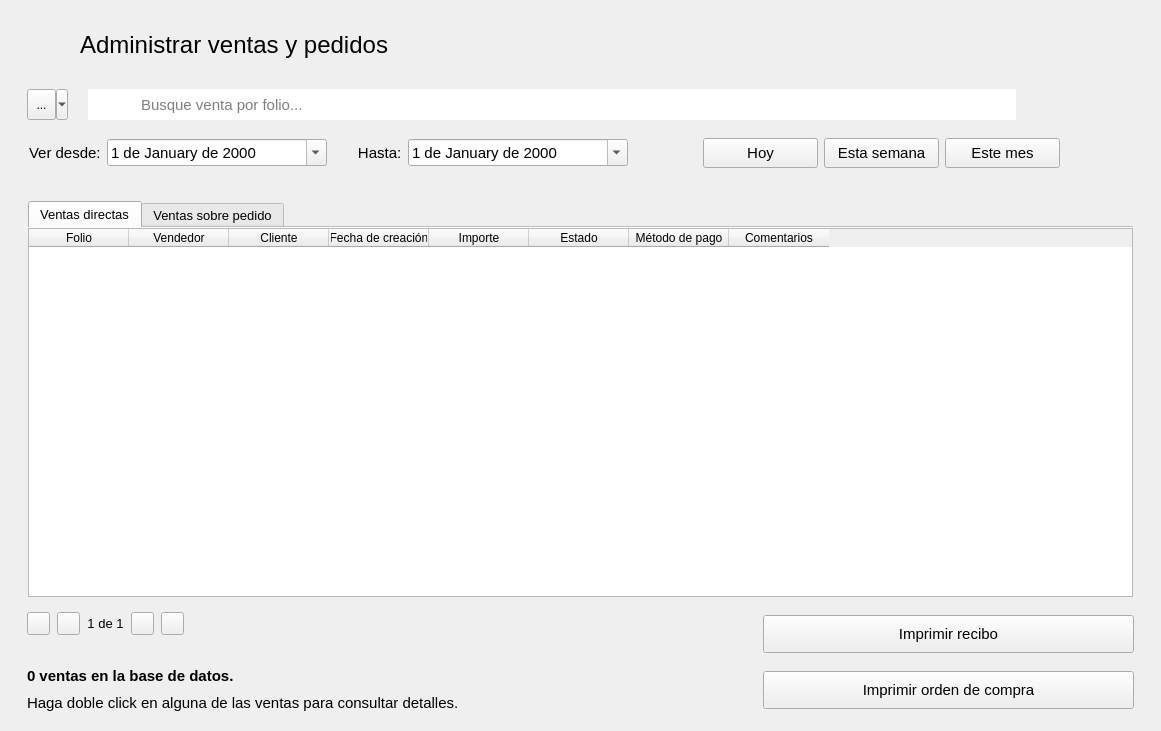
<?xml version="1.0" encoding="UTF-8"?>
<ui version="4.0">
 <class>AdministrarVentas</class>
 <widget class="QMainWindow" name="AdministrarVentas">
  <property name="geometry">
   <rect>
    <x>0</x>
    <y>0</y>
    <width>1161</width>
    <height>731</height>
   </rect>
  </property>
  <property name="minimumSize">
   <size>
    <width>1085</width>
    <height>680</height>
   </size>
  </property>
  <property name="windowTitle">
   <string>Administrar ventas</string>
  </property>
  <property name="windowIcon">
   <iconset resource="../resources.qrc">
    <normaloff>:/img/icon.ico</normaloff>:/img/icon.ico</iconset>
  </property>
  <widget class="QWidget" name="centralwidget">
   <layout class="QVBoxLayout" name="verticalLayout">
    <item alignment="Qt::AlignLeft">
     <widget class="QFrame" name="frame">
      <property name="styleSheet">
       <string notr="true">QFrame { border: none; }</string>
      </property>
      <property name="frameShape">
       <enum>QFrame::StyledPanel</enum>
      </property>
      <property name="frameShadow">
       <enum>QFrame::Raised</enum>
      </property>
      <layout class="QHBoxLayout" name="horizontalLayout">
       <property name="spacing">
        <number>20</number>
       </property>
       <property name="leftMargin">
        <number>19</number>
       </property>
       <property name="topMargin">
        <number>15</number>
       </property>
       <property name="rightMargin">
        <number>19</number>
       </property>
       <property name="bottomMargin">
        <number>0</number>
       </property>
       <item>
        <widget class="QPushButton" name="btRegresar">
         <property name="cursor">
          <cursorShape>PointingHandCursor</cursorShape>
         </property>
         <property name="toolTip">
          <string>Regresar a menú de inicio</string>
         </property>
         <property name="styleSheet">
          <string notr="true">QPushButton {
        background-color: transparent;
        border: none;
        padding: 0px;
    }
    QPushButton:hover {
        background-color: rgba(255, 255, 255, 0);
    }
    QPushButton:pressed {
        background-color: rgba(255, 255, 255, 0);
    }</string>
         </property>
         <property name="text">
          <string notr="true"/>
         </property>
         <property name="icon">
          <iconset resource="../resources.qrc">
           <normaloff>:/img/resources/images/leftarrow.png</normaloff>:/img/resources/images/leftarrow.png</iconset>
         </property>
         <property name="iconSize">
          <size>
           <width>40</width>
           <height>40</height>
          </size>
         </property>
         <property name="flat">
          <bool>true</bool>
         </property>
        </widget>
       </item>
       <item>
        <widget class="QLabel" name="lbTitulo">
         <property name="minimumSize">
          <size>
           <width>321</width>
           <height>41</height>
          </size>
         </property>
         <property name="font">
          <font>
           <pointsize>18</pointsize>
          </font>
         </property>
         <property name="text">
          <string>Administrar ventas y pedidos</string>
         </property>
        </widget>
       </item>
      </layout>
     </widget>
    </item>
    <item>
     <widget class="QFrame" name="frame_2">
      <property name="styleSheet">
       <string notr="true"/>
      </property>
      <layout class="QVBoxLayout" name="verticalLayout_2">
       <property name="spacing">
        <number>0</number>
       </property>
       <item>
        <widget class="QFrame" name="frame_4">
         <property name="styleSheet">
          <string notr="true">QFrame { border: none; }</string>
         </property>
         <property name="frameShape">
          <enum>QFrame::StyledPanel</enum>
         </property>
         <property name="frameShadow">
          <enum>QFrame::Raised</enum>
         </property>
         <layout class="QHBoxLayout" name="horizontalLayout_2">
          <property name="leftMargin">
           <number>0</number>
          </property>
          <property name="topMargin">
           <number>0</number>
          </property>
          <property name="rightMargin">
           <number>0</number>
          </property>
          <property name="bottomMargin">
           <number>0</number>
          </property>
          <item>
           <widget class="QFrame" name="frame_6">
            <property name="frameShape">
             <enum>QFrame::StyledPanel</enum>
            </property>
            <property name="frameShadow">
             <enum>QFrame::Raised</enum>
            </property>
            <layout class="QHBoxLayout" name="horizontalLayout_4">
             <property name="spacing">
              <number>0</number>
             </property>
             <item>
              <widget class="QToolButton" name="btFiltrar">
               <property name="minimumSize">
                <size>
                 <width>41</width>
                 <height>31</height>
                </size>
               </property>
               <property name="toolTip">
                <string>Filtrar búsqueda por...</string>
               </property>
               <property name="text">
                <string notr="true">...</string>
               </property>
               <property name="icon">
                <iconset resource="../resources.qrc">
                 <normaloff>:/img/resources/images/filter.png</normaloff>:/img/resources/images/filter.png</iconset>
               </property>
               <property name="popupMode">
                <enum>QToolButton::MenuButtonPopup</enum>
               </property>
              </widget>
             </item>
             <item>
              <spacer name="horizontalSpacer">
               <property name="orientation">
                <enum>Qt::Horizontal</enum>
               </property>
               <property name="sizeType">
                <enum>QSizePolicy::Fixed</enum>
               </property>
               <property name="sizeHint" stdset="0">
                <size>
                 <width>20</width>
                 <height>20</height>
                </size>
               </property>
              </spacer>
             </item>
             <item>
              <widget class="QLabel" name="label_2">
               <property name="minimumSize">
                <size>
                 <width>51</width>
                 <height>31</height>
                </size>
               </property>
               <property name="maximumSize">
                <size>
                 <width>51</width>
                 <height>31</height>
                </size>
               </property>
               <property name="styleSheet">
                <string notr="true">image: url(:/img/resources/images/magnifier.png);
background-color: rgb(255, 255, 255);</string>
               </property>
               <property name="text">
                <string/>
               </property>
              </widget>
             </item>
             <item>
              <widget class="QLineEdit" name="searchBar">
               <property name="minimumSize">
                <size>
                 <width>0</width>
                 <height>31</height>
                </size>
               </property>
               <property name="font">
                <font>
                 <pointsize>11</pointsize>
                </font>
               </property>
               <property name="frame">
                <bool>false</bool>
               </property>
               <property name="placeholderText">
                <string>Busque venta por folio...</string>
               </property>
              </widget>
             </item>
            </layout>
           </widget>
          </item>
          <item>
           <widget class="QFrame" name="frame_7">
            <property name="styleSheet">
             <string notr="true">QFrame { border: none; }</string>
            </property>
            <property name="frameShape">
             <enum>QFrame::StyledPanel</enum>
            </property>
            <property name="frameShadow">
             <enum>QFrame::Raised</enum>
            </property>
            <layout class="QHBoxLayout" name="horizontalLayout_3">
             <property name="spacing">
              <number>30</number>
             </property>
             <item>
              <widget class="QPushButton" name="btTerminar">
               <property name="cursor">
                <cursorShape>PointingHandCursor</cursorShape>
               </property>
               <property name="toolTip">
                <string>Terminar orden seleccionada</string>
               </property>
               <property name="styleSheet">
                <string notr="true">QPushButton {
        background-color: transparent;
        border: none;
        padding: 0px;
    }
    QPushButton:hover {
        background-color: rgba(255, 255, 255, 0);
    }
    QPushButton:pressed {
        background-color: rgba(255, 255, 255, 0);
    }</string>
               </property>
               <property name="text">
                <string notr="true"/>
               </property>
               <property name="icon">
                <iconset resource="../resources.qrc">
                 <normaloff>:/img/resources/images/accept.png</normaloff>:/img/resources/images/accept.png</iconset>
               </property>
               <property name="iconSize">
                <size>
                 <width>40</width>
                 <height>40</height>
                </size>
               </property>
               <property name="flat">
                <bool>true</bool>
               </property>
              </widget>
             </item>
             <item>
              <widget class="QPushButton" name="btCancelar">
               <property name="cursor">
                <cursorShape>PointingHandCursor</cursorShape>
               </property>
               <property name="toolTip">
                <string>Marcar venta como cancelada</string>
               </property>
               <property name="styleSheet">
                <string notr="true">QPushButton {
        background-color: transparent;
        border: none;
        padding: 0px;
    }
    QPushButton:hover {
        background-color: rgba(255, 255, 255, 0);
    }
    QPushButton:pressed {
        background-color: rgba(255, 255, 255, 0);
    }</string>
               </property>
               <property name="text">
                <string notr="true"/>
               </property>
               <property name="icon">
                <iconset resource="../resources.qrc">
                 <normaloff>:/img/resources/images/cancel.png</normaloff>:/img/resources/images/cancel.png</iconset>
               </property>
               <property name="iconSize">
                <size>
                 <width>40</width>
                 <height>40</height>
                </size>
               </property>
               <property name="flat">
                <bool>true</bool>
               </property>
              </widget>
             </item>
            </layout>
           </widget>
          </item>
         </layout>
        </widget>
       </item>
       <item alignment="Qt::AlignLeft">
        <widget class="QFrame" name="frame_11">
         <layout class="QHBoxLayout" name="horizontalLayout_10">
          <property name="topMargin">
           <number>0</number>
          </property>
          <property name="bottomMargin">
           <number>0</number>
          </property>
          <item alignment="Qt::AlignLeft">
           <widget class="QFrame" name="frame_12">
            <property name="frameShape">
             <enum>QFrame::NoFrame</enum>
            </property>
            <property name="frameShadow">
             <enum>QFrame::Raised</enum>
            </property>
            <layout class="QHBoxLayout" name="horizontalLayout_7">
             <property name="leftMargin">
              <number>2</number>
             </property>
             <property name="topMargin">
              <number>0</number>
             </property>
             <property name="bottomMargin">
              <number>0</number>
             </property>
             <item>
              <widget class="QLabel" name="label">
               <property name="font">
                <font>
                 <family>Segoe UI</family>
                 <pointsize>11</pointsize>
                </font>
               </property>
               <property name="text">
                <string>Ver desde:</string>
               </property>
              </widget>
             </item>
             <item>
              <widget class="QDateEdit" name="dateDesde">
               <property name="minimumSize">
                <size>
                 <width>220</width>
                 <height>0</height>
                </size>
               </property>
               <property name="maximumSize">
                <size>
                 <width>220</width>
                 <height>16777215</height>
                </size>
               </property>
               <property name="font">
                <font>
                 <family>Segoe UI</family>
                 <pointsize>11</pointsize>
                </font>
               </property>
               <property name="displayFormat">
                <string>d 'de' MMMM 'de' yyyy</string>
               </property>
               <property name="calendarPopup">
                <bool>true</bool>
               </property>
              </widget>
             </item>
             <item>
              <widget class="QLabel" name="label_4">
               <property name="font">
                <font>
                 <family>Segoe UI</family>
                 <pointsize>11</pointsize>
                </font>
               </property>
               <property name="text">
                <string>      Hasta:</string>
               </property>
              </widget>
             </item>
             <item>
              <widget class="QDateEdit" name="dateHasta">
               <property name="minimumSize">
                <size>
                 <width>220</width>
                 <height>0</height>
                </size>
               </property>
               <property name="maximumSize">
                <size>
                 <width>220</width>
                 <height>16777215</height>
                </size>
               </property>
               <property name="font">
                <font>
                 <family>Segoe UI</family>
                 <pointsize>11</pointsize>
                </font>
               </property>
               <property name="displayFormat">
                <string>d 'de' MMMM 'de' yyyy</string>
               </property>
               <property name="calendarPopup">
                <bool>true</bool>
               </property>
              </widget>
             </item>
            </layout>
           </widget>
          </item>
          <item alignment="Qt::AlignLeft">
           <widget class="QFrame" name="frame_13">
            <layout class="QHBoxLayout" name="horizontalLayout_9">
             <property name="leftMargin">
              <number>60</number>
             </property>
             <item>
              <widget class="QPushButton" name="btHoy">
               <property name="minimumSize">
                <size>
                 <width>115</width>
                 <height>30</height>
                </size>
               </property>
               <property name="font">
                <font>
                 <family>Segoe UI</family>
                 <pointsize>11</pointsize>
                </font>
               </property>
               <property name="text">
                <string notr="true">Hoy</string>
               </property>
              </widget>
             </item>
             <item>
              <widget class="QPushButton" name="btEstaSemana">
               <property name="minimumSize">
                <size>
                 <width>115</width>
                 <height>30</height>
                </size>
               </property>
               <property name="font">
                <font>
                 <family>Segoe UI</family>
                 <pointsize>11</pointsize>
                </font>
               </property>
               <property name="text">
                <string notr="true">Esta semana</string>
               </property>
              </widget>
             </item>
             <item>
              <widget class="QPushButton" name="btEsteMes">
               <property name="minimumSize">
                <size>
                 <width>115</width>
                 <height>30</height>
                </size>
               </property>
               <property name="font">
                <font>
                 <family>Segoe UI</family>
                 <pointsize>11</pointsize>
                </font>
               </property>
               <property name="text">
                <string notr="true">Este mes</string>
               </property>
              </widget>
             </item>
            </layout>
           </widget>
          </item>
         </layout>
        </widget>
       </item>
      </layout>
     </widget>
    </item>
    <item>
     <widget class="QFrame" name="frame_5">
      <layout class="QHBoxLayout" name="horizontalLayout_8">
       <property name="leftMargin">
        <number>19</number>
       </property>
       <property name="rightMargin">
        <number>19</number>
       </property>
       <item>
        <widget class="QTabWidget" name="tabWidget">
         <property name="font">
          <font>
           <family>Segoe UI</family>
           <pointsize>10</pointsize>
          </font>
         </property>
         <property name="currentIndex">
          <number>0</number>
         </property>
         <property name="documentMode">
          <bool>true</bool>
         </property>
         <widget class="QWidget" name="tabDirectas">
          <attribute name="title">
           <string>Ventas directas</string>
          </attribute>
          <layout class="QHBoxLayout" name="horizontalLayout_5">
           <property name="spacing">
            <number>0</number>
           </property>
           <property name="leftMargin">
            <number>0</number>
           </property>
           <property name="topMargin">
            <number>0</number>
           </property>
           <property name="rightMargin">
            <number>0</number>
           </property>
           <property name="bottomMargin">
            <number>0</number>
           </property>
           <item>
            <widget class="TablaDatos" name="tabla_ventasDirectas">
             <property name="paginaActual" stdset="0">
              <number>0</number>
             </property>
             <column>
              <property name="text">
               <string>Folio</string>
              </property>
             </column>
             <column>
              <property name="text">
               <string>Vendedor</string>
              </property>
             </column>
             <column>
              <property name="text">
               <string>Cliente</string>
              </property>
             </column>
             <column>
              <property name="text">
               <string>Fecha de creación</string>
              </property>
             </column>
             <column>
              <property name="text">
               <string>Importe</string>
              </property>
             </column>
             <column>
              <property name="text">
               <string>Estado</string>
              </property>
             </column>
             <column>
              <property name="text">
               <string>Método de pago</string>
              </property>
             </column>
             <column>
              <property name="text">
               <string>Comentarios</string>
              </property>
             </column>
            </widget>
           </item>
          </layout>
         </widget>
         <widget class="QWidget" name="tabPedidos">
          <attribute name="title">
           <string>Ventas sobre pedido</string>
          </attribute>
          <layout class="QVBoxLayout" name="verticalLayout_5">
           <property name="spacing">
            <number>0</number>
           </property>
           <property name="leftMargin">
            <number>0</number>
           </property>
           <property name="topMargin">
            <number>0</number>
           </property>
           <property name="rightMargin">
            <number>0</number>
           </property>
           <property name="bottomMargin">
            <number>0</number>
           </property>
           <item>
            <widget class="TablaDatos" name="tabla_pedidos">
             <property name="paginaActual" stdset="0">
              <number>0</number>
             </property>
             <column>
              <property name="text">
               <string>Folio</string>
              </property>
             </column>
             <column>
              <property name="text">
               <string>Vendedor</string>
              </property>
             </column>
             <column>
              <property name="text">
               <string>Cliente</string>
              </property>
             </column>
             <column>
              <property name="text">
               <string>Fecha de creación</string>
              </property>
             </column>
             <column>
              <property name="text">
               <string>Fecha de entrega</string>
              </property>
             </column>
             <column>
              <property name="text">
               <string>Importe</string>
              </property>
             </column>
             <column>
              <property name="text">
               <string>Estado</string>
              </property>
             </column>
             <column>
              <property name="text">
               <string>Método de pago</string>
              </property>
             </column>
             <column>
              <property name="text">
               <string>Comentarios</string>
              </property>
             </column>
             <column>
              <property name="text">
               <string/>
              </property>
             </column>
            </widget>
           </item>
          </layout>
         </widget>
        </widget>
       </item>
      </layout>
     </widget>
    </item>
    <item alignment="Qt::AlignBottom">
     <widget class="QFrame" name="frame_3">
      <property name="sizePolicy">
       <sizepolicy hsizetype="Expanding" vsizetype="Preferred">
        <horstretch>0</horstretch>
        <verstretch>0</verstretch>
       </sizepolicy>
      </property>
      <property name="styleSheet">
       <string notr="true">QFrame { border:none}</string>
      </property>
      <property name="frameShape">
       <enum>QFrame::StyledPanel</enum>
      </property>
      <property name="frameShadow">
       <enum>QFrame::Raised</enum>
      </property>
      <layout class="QGridLayout" name="gridLayout_2">
       <property name="topMargin">
        <number>0</number>
       </property>
       <property name="rightMargin">
        <number>0</number>
       </property>
       <property name="bottomMargin">
        <number>0</number>
       </property>
       <item row="1" column="0" alignment="Qt::AlignBottom">
        <widget class="QFrame" name="frame_8">
         <property name="sizePolicy">
          <sizepolicy hsizetype="Minimum" vsizetype="Fixed">
           <horstretch>0</horstretch>
           <verstretch>0</verstretch>
          </sizepolicy>
         </property>
         <property name="frameShape">
          <enum>QFrame::StyledPanel</enum>
         </property>
         <property name="frameShadow">
          <enum>QFrame::Raised</enum>
         </property>
         <layout class="QGridLayout" name="gridLayout">
          <property name="topMargin">
           <number>15</number>
          </property>
          <property name="rightMargin">
           <number>0</number>
          </property>
          <property name="bottomMargin">
           <number>9</number>
          </property>
          <item row="0" column="0">
           <widget class="QLabel" name="lbContador">
            <property name="minimumSize">
             <size>
              <width>271</width>
              <height>21</height>
             </size>
            </property>
            <property name="font">
             <font>
              <pointsize>11</pointsize>
              <bold>true</bold>
             </font>
            </property>
            <property name="text">
             <string>0 ventas en la base de datos.</string>
            </property>
           </widget>
          </item>
          <item row="1" column="0">
           <widget class="QLabel" name="label_3">
            <property name="minimumSize">
             <size>
              <width>601</width>
              <height>21</height>
             </size>
            </property>
            <property name="font">
             <font>
              <pointsize>11</pointsize>
              <bold>false</bold>
             </font>
            </property>
            <property name="text">
             <string>Haga doble click en alguna de las ventas para consultar detalles.</string>
            </property>
           </widget>
          </item>
         </layout>
        </widget>
       </item>
       <item row="0" column="0" alignment="Qt::AlignLeft">
        <widget class="QFrame" name="frame_10">
         <property name="styleSheet">
          <string notr="true">QFrame { border: none }</string>
         </property>
         <property name="frameShape">
          <enum>QFrame::StyledPanel</enum>
         </property>
         <property name="frameShadow">
          <enum>QFrame::Raised</enum>
         </property>
         <layout class="QHBoxLayout" name="horizontalLayout_6">
          <property name="spacing">
           <number>7</number>
          </property>
          <property name="topMargin">
           <number>0</number>
          </property>
          <property name="rightMargin">
           <number>0</number>
          </property>
          <item>
           <widget class="QPushButton" name="btPrimero">
            <property name="maximumSize">
             <size>
              <width>23</width>
              <height>23</height>
             </size>
            </property>
            <property name="font">
             <font>
              <pointsize>10</pointsize>
             </font>
            </property>
            <property name="text">
             <string notr="true"/>
            </property>
            <property name="icon">
             <iconset resource="../resources.qrc">
              <normaloff>:/img/resources/images/backward.png</normaloff>:/img/resources/images/backward.png</iconset>
            </property>
           </widget>
          </item>
          <item>
           <widget class="QPushButton" name="btAtras">
            <property name="maximumSize">
             <size>
              <width>23</width>
              <height>23</height>
             </size>
            </property>
            <property name="font">
             <font>
              <pointsize>10</pointsize>
             </font>
            </property>
            <property name="text">
             <string notr="true"/>
            </property>
            <property name="icon">
             <iconset resource="../resources.qrc">
              <normaloff>:/img/resources/images/back.png</normaloff>:/img/resources/images/back.png</iconset>
            </property>
           </widget>
          </item>
          <item>
           <widget class="QLabel" name="lbPagina">
            <property name="font">
             <font>
              <pointsize>10</pointsize>
             </font>
            </property>
            <property name="text">
             <string>1 de 1</string>
            </property>
            <property name="alignment">
             <set>Qt::AlignCenter</set>
            </property>
           </widget>
          </item>
          <item>
           <widget class="QPushButton" name="btAdelante">
            <property name="maximumSize">
             <size>
              <width>23</width>
              <height>23</height>
             </size>
            </property>
            <property name="font">
             <font>
              <pointsize>10</pointsize>
             </font>
            </property>
            <property name="text">
             <string notr="true"/>
            </property>
            <property name="icon">
             <iconset resource="../resources.qrc">
              <normaloff>:/img/resources/images/next.png</normaloff>:/img/resources/images/next.png</iconset>
            </property>
           </widget>
          </item>
          <item>
           <widget class="QPushButton" name="btUltimo">
            <property name="maximumSize">
             <size>
              <width>23</width>
              <height>23</height>
             </size>
            </property>
            <property name="font">
             <font>
              <pointsize>10</pointsize>
             </font>
            </property>
            <property name="text">
             <string notr="true"/>
            </property>
            <property name="icon">
             <iconset resource="../resources.qrc">
              <normaloff>:/img/resources/images/last.png</normaloff>:/img/resources/images/last.png</iconset>
            </property>
           </widget>
          </item>
         </layout>
        </widget>
       </item>
       <item row="0" column="1" rowspan="2" alignment="Qt::AlignRight">
        <widget class="QFrame" name="frame_9">
         <property name="sizePolicy">
          <sizepolicy hsizetype="Expanding" vsizetype="Expanding">
           <horstretch>0</horstretch>
           <verstretch>0</verstretch>
          </sizepolicy>
         </property>
         <property name="frameShape">
          <enum>QFrame::StyledPanel</enum>
         </property>
         <property name="frameShadow">
          <enum>QFrame::Raised</enum>
         </property>
         <layout class="QVBoxLayout" name="verticalLayout_6">
          <property name="spacing">
           <number>15</number>
          </property>
          <property name="leftMargin">
           <number>50</number>
          </property>
          <property name="topMargin">
           <number>0</number>
          </property>
          <property name="rightMargin">
           <number>18</number>
          </property>
          <item>
           <widget class="QPushButton" name="btRecibo">
            <property name="sizePolicy">
             <sizepolicy hsizetype="Expanding" vsizetype="Expanding">
              <horstretch>0</horstretch>
              <verstretch>0</verstretch>
             </sizepolicy>
            </property>
            <property name="minimumSize">
             <size>
              <width>371</width>
              <height>38</height>
             </size>
            </property>
            <property name="maximumSize">
             <size>
              <width>504</width>
              <height>38</height>
             </size>
            </property>
            <property name="font">
             <font>
              <pointsize>11</pointsize>
             </font>
            </property>
            <property name="styleSheet">
             <string notr="true"/>
            </property>
            <property name="text">
             <string notr="true">Imprimir recibo</string>
            </property>
            <property name="icon">
             <iconset resource="../resources.qrc">
              <normaloff>:/img/resources/images/bill.png</normaloff>:/img/resources/images/bill.png</iconset>
            </property>
            <property name="iconSize">
             <size>
              <width>30</width>
              <height>30</height>
             </size>
            </property>
           </widget>
          </item>
          <item>
           <widget class="QPushButton" name="btOrden">
            <property name="sizePolicy">
             <sizepolicy hsizetype="Expanding" vsizetype="Expanding">
              <horstretch>0</horstretch>
              <verstretch>0</verstretch>
             </sizepolicy>
            </property>
            <property name="minimumSize">
             <size>
              <width>371</width>
              <height>38</height>
             </size>
            </property>
            <property name="maximumSize">
             <size>
              <width>504</width>
              <height>38</height>
             </size>
            </property>
            <property name="font">
             <font>
              <pointsize>11</pointsize>
             </font>
            </property>
            <property name="text">
             <string notr="true">Imprimir orden de compra</string>
            </property>
            <property name="icon">
             <iconset resource="../resources.qrc">
              <normaloff>:/img/resources/images/order.png</normaloff>:/img/resources/images/order.png</iconset>
            </property>
            <property name="iconSize">
             <size>
              <width>30</width>
              <height>30</height>
             </size>
            </property>
           </widget>
          </item>
         </layout>
        </widget>
       </item>
      </layout>
     </widget>
    </item>
   </layout>
  </widget>
 </widget>
 <customwidgets>
  <customwidget>
   <class>TablaDatos</class>
   <extends>QTableWidget</extends>
   <header>utils.mywidgets.h</header>
  </customwidget>
 </customwidgets>
 <resources>
  <include location="../resources.qrc"/>
 </resources>
 <connections/>
</ui>
